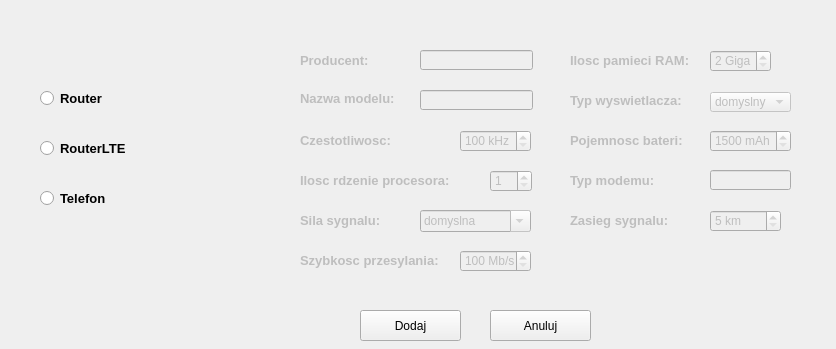
<?xml version="1.0" encoding="UTF-8"?>
<ui version="4.0">
 <class>Okno2</class>
 <widget class="QWidget" name="Okno2">
  <property name="enabled">
   <bool>true</bool>
  </property>
  <property name="geometry">
   <rect>
    <x>0</x>
    <y>0</y>
    <width>836</width>
    <height>349</height>
   </rect>
  </property>
  <property name="windowTitle">
   <string>Okno2</string>
  </property>
  <widget class="QPushButton" name="pushButton_2">
   <property name="geometry">
    <rect>
     <x>360</x>
     <y>310</y>
     <width>101</width>
     <height>31</height>
    </rect>
   </property>
   <property name="text">
    <string>Dodaj</string>
   </property>
  </widget>
  <widget class="QPushButton" name="pushButton_3">
   <property name="geometry">
    <rect>
     <x>490</x>
     <y>310</y>
     <width>101</width>
     <height>31</height>
    </rect>
   </property>
   <property name="text">
    <string>Anuluj</string>
   </property>
  </widget>
  <widget class="QLabel" name="label">
   <property name="enabled">
    <bool>false</bool>
   </property>
   <property name="geometry">
    <rect>
     <x>300</x>
     <y>50</y>
     <width>71</width>
     <height>21</height>
    </rect>
   </property>
   <property name="font">
    <font>
     <pointsize>10</pointsize>
     <weight>75</weight>
     <bold>true</bold>
    </font>
   </property>
   <property name="text">
    <string>Producent:</string>
   </property>
  </widget>
  <widget class="QRadioButton" name="radioButton">
   <property name="enabled">
    <bool>true</bool>
   </property>
   <property name="geometry">
    <rect>
     <x>40</x>
     <y>90</y>
     <width>81</width>
     <height>17</height>
    </rect>
   </property>
   <property name="font">
    <font>
     <pointsize>10</pointsize>
     <weight>75</weight>
     <bold>true</bold>
    </font>
   </property>
   <property name="text">
    <string>Router</string>
   </property>
  </widget>
  <widget class="QRadioButton" name="radioButton_2">
   <property name="geometry">
    <rect>
     <x>40</x>
     <y>140</y>
     <width>101</width>
     <height>17</height>
    </rect>
   </property>
   <property name="font">
    <font>
     <pointsize>10</pointsize>
     <weight>75</weight>
     <bold>true</bold>
    </font>
   </property>
   <property name="text">
    <string>RouterLTE</string>
   </property>
  </widget>
  <widget class="QRadioButton" name="radioButton_3">
   <property name="geometry">
    <rect>
     <x>40</x>
     <y>190</y>
     <width>82</width>
     <height>17</height>
    </rect>
   </property>
   <property name="font">
    <font>
     <pointsize>10</pointsize>
     <weight>75</weight>
     <bold>true</bold>
    </font>
   </property>
   <property name="text">
    <string>Telefon</string>
   </property>
  </widget>
  <widget class="QLineEdit" name="lineEdit">
   <property name="enabled">
    <bool>false</bool>
   </property>
   <property name="geometry">
    <rect>
     <x>420</x>
     <y>50</y>
     <width>113</width>
     <height>20</height>
    </rect>
   </property>
  </widget>
  <widget class="QLabel" name="label_2">
   <property name="enabled">
    <bool>false</bool>
   </property>
   <property name="geometry">
    <rect>
     <x>300</x>
     <y>90</y>
     <width>111</width>
     <height>16</height>
    </rect>
   </property>
   <property name="font">
    <font>
     <pointsize>10</pointsize>
     <weight>75</weight>
     <bold>true</bold>
    </font>
   </property>
   <property name="text">
    <string>Nazwa modelu:</string>
   </property>
  </widget>
  <widget class="QLineEdit" name="lineEdit_2">
   <property name="enabled">
    <bool>false</bool>
   </property>
   <property name="geometry">
    <rect>
     <x>420</x>
     <y>90</y>
     <width>113</width>
     <height>20</height>
    </rect>
   </property>
  </widget>
  <widget class="QLabel" name="label_3">
   <property name="enabled">
    <bool>false</bool>
   </property>
   <property name="geometry">
    <rect>
     <x>300</x>
     <y>130</y>
     <width>101</width>
     <height>21</height>
    </rect>
   </property>
   <property name="font">
    <font>
     <pointsize>10</pointsize>
     <weight>75</weight>
     <bold>true</bold>
    </font>
   </property>
   <property name="text">
    <string>Czestotliwosc:</string>
   </property>
  </widget>
  <widget class="QLabel" name="label_4">
   <property name="enabled">
    <bool>false</bool>
   </property>
   <property name="geometry">
    <rect>
     <x>300</x>
     <y>170</y>
     <width>161</width>
     <height>21</height>
    </rect>
   </property>
   <property name="font">
    <font>
     <pointsize>10</pointsize>
     <weight>75</weight>
     <bold>true</bold>
    </font>
   </property>
   <property name="text">
    <string>Ilosc rdzenie procesora:</string>
   </property>
  </widget>
  <widget class="QSpinBox" name="spinBox">
   <property name="enabled">
    <bool>false</bool>
   </property>
   <property name="geometry">
    <rect>
     <x>490</x>
     <y>170</y>
     <width>42</width>
     <height>22</height>
    </rect>
   </property>
   <property name="minimum">
    <number>1</number>
   </property>
   <property name="maximum">
    <number>7</number>
   </property>
  </widget>
  <widget class="QLabel" name="label_5">
   <property name="enabled">
    <bool>false</bool>
   </property>
   <property name="geometry">
    <rect>
     <x>300</x>
     <y>210</y>
     <width>101</width>
     <height>20</height>
    </rect>
   </property>
   <property name="font">
    <font>
     <pointsize>10</pointsize>
     <weight>75</weight>
     <bold>true</bold>
    </font>
   </property>
   <property name="text">
    <string>Sila sygnalu:</string>
   </property>
  </widget>
  <widget class="QLabel" name="label_6">
   <property name="enabled">
    <bool>false</bool>
   </property>
   <property name="geometry">
    <rect>
     <x>570</x>
     <y>210</y>
     <width>101</width>
     <height>21</height>
    </rect>
   </property>
   <property name="font">
    <font>
     <pointsize>10</pointsize>
     <weight>75</weight>
     <bold>true</bold>
    </font>
   </property>
   <property name="text">
    <string>Zasieg sygnalu:</string>
   </property>
  </widget>
  <widget class="QLabel" name="label_7">
   <property name="enabled">
    <bool>false</bool>
   </property>
   <property name="geometry">
    <rect>
     <x>300</x>
     <y>250</y>
     <width>161</width>
     <height>21</height>
    </rect>
   </property>
   <property name="font">
    <font>
     <pointsize>10</pointsize>
     <weight>75</weight>
     <bold>true</bold>
    </font>
   </property>
   <property name="text">
    <string>Szybkosc przesylania:</string>
   </property>
  </widget>
  <widget class="QSpinBox" name="spinBox_2">
   <property name="enabled">
    <bool>false</bool>
   </property>
   <property name="geometry">
    <rect>
     <x>460</x>
     <y>250</y>
     <width>71</width>
     <height>22</height>
    </rect>
   </property>
   <property name="suffix">
    <string> Mb/s</string>
   </property>
   <property name="minimum">
    <number>100</number>
   </property>
   <property name="maximum">
    <number>500</number>
   </property>
   <property name="singleStep">
    <number>20</number>
   </property>
   <property name="value">
    <number>100</number>
   </property>
  </widget>
  <widget class="QLabel" name="label_8">
   <property name="enabled">
    <bool>false</bool>
   </property>
   <property name="geometry">
    <rect>
     <x>300</x>
     <y>330</y>
     <width>101</width>
     <height>21</height>
    </rect>
   </property>
   <property name="font">
    <font>
     <pointsize>10</pointsize>
     <weight>75</weight>
     <bold>true</bold>
    </font>
   </property>
   <property name="text">
    <string/>
   </property>
  </widget>
  <widget class="QLabel" name="label_9">
   <property name="enabled">
    <bool>false</bool>
   </property>
   <property name="geometry">
    <rect>
     <x>570</x>
     <y>50</y>
     <width>131</width>
     <height>21</height>
    </rect>
   </property>
   <property name="font">
    <font>
     <pointsize>10</pointsize>
     <weight>75</weight>
     <bold>true</bold>
    </font>
   </property>
   <property name="text">
    <string>Ilosc pamieci RAM:</string>
   </property>
  </widget>
  <widget class="QSpinBox" name="spinBox_3">
   <property name="enabled">
    <bool>false</bool>
   </property>
   <property name="geometry">
    <rect>
     <x>710</x>
     <y>50</y>
     <width>61</width>
     <height>22</height>
    </rect>
   </property>
   <property name="suffix">
    <string> Giga</string>
   </property>
   <property name="minimum">
    <number>2</number>
   </property>
   <property name="maximum">
    <number>32</number>
   </property>
   <property name="value">
    <number>2</number>
   </property>
  </widget>
  <widget class="QLabel" name="label_10">
   <property name="enabled">
    <bool>false</bool>
   </property>
   <property name="geometry">
    <rect>
     <x>570</x>
     <y>90</y>
     <width>131</width>
     <height>21</height>
    </rect>
   </property>
   <property name="font">
    <font>
     <pointsize>10</pointsize>
     <weight>75</weight>
     <bold>true</bold>
    </font>
   </property>
   <property name="text">
    <string>Typ wyswietlacza:</string>
   </property>
  </widget>
  <widget class="QLabel" name="label_11">
   <property name="enabled">
    <bool>false</bool>
   </property>
   <property name="geometry">
    <rect>
     <x>570</x>
     <y>130</y>
     <width>131</width>
     <height>21</height>
    </rect>
   </property>
   <property name="font">
    <font>
     <pointsize>10</pointsize>
     <weight>75</weight>
     <bold>true</bold>
    </font>
   </property>
   <property name="text">
    <string>Pojemnosc bateri:</string>
   </property>
  </widget>
  <widget class="QSpinBox" name="spinBox_4">
   <property name="enabled">
    <bool>false</bool>
   </property>
   <property name="geometry">
    <rect>
     <x>710</x>
     <y>130</y>
     <width>81</width>
     <height>22</height>
    </rect>
   </property>
   <property name="suffix">
    <string> mAh</string>
   </property>
   <property name="prefix">
    <string/>
   </property>
   <property name="minimum">
    <number>1500</number>
   </property>
   <property name="maximum">
    <number>4500</number>
   </property>
   <property name="singleStep">
    <number>100</number>
   </property>
   <property name="value">
    <number>1500</number>
   </property>
  </widget>
  <widget class="QLabel" name="label_12">
   <property name="enabled">
    <bool>false</bool>
   </property>
   <property name="geometry">
    <rect>
     <x>570</x>
     <y>170</y>
     <width>91</width>
     <height>21</height>
    </rect>
   </property>
   <property name="font">
    <font>
     <pointsize>10</pointsize>
     <weight>75</weight>
     <bold>true</bold>
    </font>
   </property>
   <property name="text">
    <string>Typ modemu:</string>
   </property>
  </widget>
  <widget class="QLineEdit" name="lineEdit_7">
   <property name="enabled">
    <bool>false</bool>
   </property>
   <property name="geometry">
    <rect>
     <x>710</x>
     <y>170</y>
     <width>81</width>
     <height>20</height>
    </rect>
   </property>
  </widget>
  <widget class="QSpinBox" name="spinBox_5">
   <property name="enabled">
    <bool>false</bool>
   </property>
   <property name="geometry">
    <rect>
     <x>460</x>
     <y>130</y>
     <width>71</width>
     <height>22</height>
    </rect>
   </property>
   <property name="specialValueText">
    <string/>
   </property>
   <property name="suffix">
    <string> kHz</string>
   </property>
   <property name="minimum">
    <number>100</number>
   </property>
   <property name="maximum">
    <number>500</number>
   </property>
   <property name="singleStep">
    <number>50</number>
   </property>
   <property name="value">
    <number>100</number>
   </property>
  </widget>
  <widget class="QTreeView" name="treeView">
   <property name="geometry">
    <rect>
     <x>-310</x>
     <y>370</y>
     <width>256</width>
     <height>192</height>
    </rect>
   </property>
  </widget>
  <widget class="QSpinBox" name="spinBox_6">
   <property name="enabled">
    <bool>false</bool>
   </property>
   <property name="geometry">
    <rect>
     <x>710</x>
     <y>210</y>
     <width>71</width>
     <height>22</height>
    </rect>
   </property>
   <property name="suffix">
    <string> km</string>
   </property>
   <property name="minimum">
    <number>5</number>
   </property>
   <property name="maximum">
    <number>15</number>
   </property>
   <property name="value">
    <number>5</number>
   </property>
  </widget>
  <widget class="QPlainTextEdit" name="plainTextEdit">
   <property name="geometry">
    <rect>
     <x>-310</x>
     <y>120</y>
     <width>104</width>
     <height>71</height>
    </rect>
   </property>
  </widget>
  <widget class="QComboBox" name="comboBox">
   <property name="enabled">
    <bool>false</bool>
   </property>
   <property name="geometry">
    <rect>
     <x>420</x>
     <y>210</y>
     <width>111</width>
     <height>22</height>
    </rect>
   </property>
   <property name="editable">
    <bool>true</bool>
   </property>
   <property name="currentText">
    <string>domyslna</string>
   </property>
   <item>
    <property name="text">
     <string>domyslna</string>
    </property>
   </item>
   <item>
    <property name="text">
     <string>dobra</string>
    </property>
   </item>
   <item>
    <property name="text">
     <string>średnia</string>
    </property>
   </item>
   <item>
    <property name="text">
     <string>bardzo dobra</string>
    </property>
   </item>
  </widget>
  <widget class="QComboBox" name="comboBox_2">
   <property name="enabled">
    <bool>false</bool>
   </property>
   <property name="geometry">
    <rect>
     <x>710</x>
     <y>92</y>
     <width>81</width>
     <height>20</height>
    </rect>
   </property>
   <item>
    <property name="text">
     <string>domyslny</string>
    </property>
   </item>
   <item>
    <property name="text">
     <string>LED</string>
    </property>
   </item>
   <item>
    <property name="text">
     <string>LCD</string>
    </property>
   </item>
  </widget>
 </widget>
 <layoutdefault spacing="6" margin="11"/>
 <resources/>
 <connections>
  <connection>
   <sender>pushButton_2</sender>
   <signal>clicked()</signal>
   <receiver>Okno2</receiver>
   <slot>dodajObiekt()</slot>
   <hints>
    <hint type="sourcelabel">
     <x>85</x>
     <y>140</y>
    </hint>
    <hint type="destinationlabel">
     <x>199</x>
     <y>149</y>
    </hint>
   </hints>
  </connection>
  <connection>
   <sender>pushButton_2</sender>
   <signal>clicked()</signal>
   <receiver>Okno2</receiver>
   <slot>close()</slot>
   <hints>
    <hint type="sourcelabel">
     <x>85</x>
     <y>140</y>
    </hint>
    <hint type="destinationlabel">
     <x>245</x>
     <y>163</y>
    </hint>
   </hints>
  </connection>
  <connection>
   <sender>pushButton_3</sender>
   <signal>clicked()</signal>
   <receiver>Okno2</receiver>
   <slot>close()</slot>
   <hints>
    <hint type="sourcelabel">
     <x>85</x>
     <y>210</y>
    </hint>
    <hint type="destinationlabel">
     <x>245</x>
     <y>163</y>
    </hint>
   </hints>
  </connection>
  <connection>
   <sender>radioButton</sender>
   <signal>toggled(bool)</signal>
   <receiver>Okno2</receiver>
   <slot>czy_prawda()</slot>
   <hints>
    <hint type="sourcelabel">
     <x>80</x>
     <y>98</y>
    </hint>
    <hint type="destinationlabel">
     <x>496</x>
     <y>187</y>
    </hint>
   </hints>
  </connection>
  <connection>
   <sender>radioButton_2</sender>
   <signal>toggled(bool)</signal>
   <receiver>Okno2</receiver>
   <slot>czy_prawda()</slot>
   <hints>
    <hint type="sourcelabel">
     <x>90</x>
     <y>148</y>
    </hint>
    <hint type="destinationlabel">
     <x>417</x>
     <y>176</y>
    </hint>
   </hints>
  </connection>
  <connection>
   <sender>radioButton_3</sender>
   <signal>toggled(bool)</signal>
   <receiver>Okno2</receiver>
   <slot>czy_prawda()</slot>
   <hints>
    <hint type="sourcelabel">
     <x>80</x>
     <y>198</y>
    </hint>
    <hint type="destinationlabel">
     <x>417</x>
     <y>176</y>
    </hint>
   </hints>
  </connection>
 </connections>
 <slots>
  <slot>dodajObiekt()</slot>
  <slot>czy_prawda()</slot>
 </slots>
</ui>
